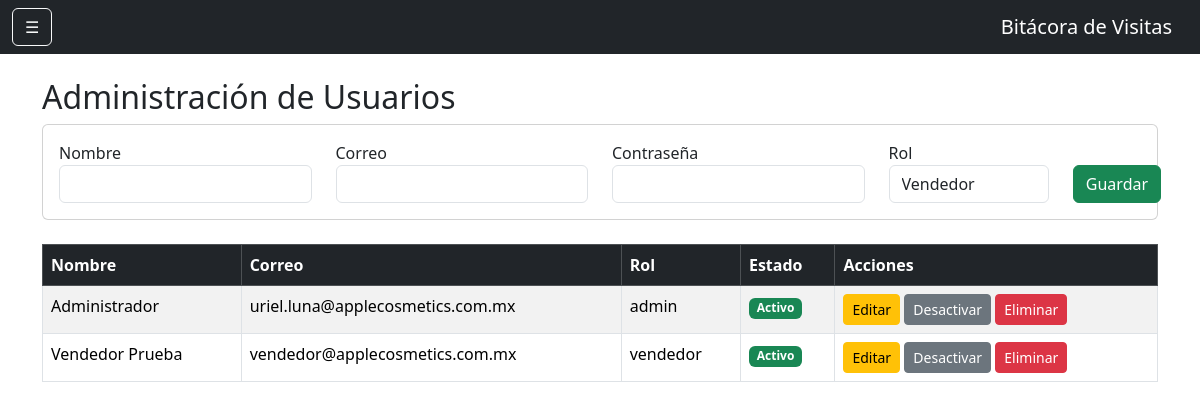
Before: /usuarios (signed in) with the older database file.
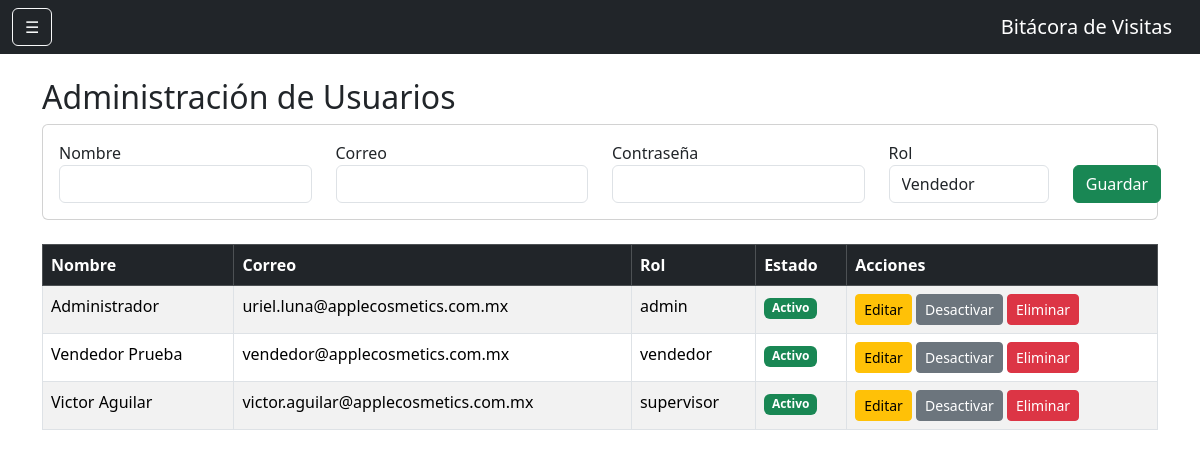
After: the same page with the newer database file.
### models.py (models this page shows)
class Usuario(UserMixin, db.Model):
    __tablename__ = 'usuarios'
    id = db.Column(db.Integer, primary_key=True)
    nombre = db.Column(db.String(100), nullable=False)
    correo = db.Column(db.String(120), unique=True, nullable=False)
    password = db.Column(db.String(255), nullable=False)
    rol = db.Column(db.String(20), default='vendedor')
    activo = db.Column(db.Boolean, default=True)

### app.py (the view, shortened to what this page needs)
@app.route('/usuarios', methods=['GET', 'POST'])
@login_required
def usuarios():
    if current_user.rol != 'admin':
        return "Acceso denegado"
    lista_usuarios = Usuario.query.order_by(
        Usuario.nombre
    ).all()
    return render_template(
        'usuarios.html',
        usuarios=lista_usuarios
    )

### app.py (called while the page is built)
@login_manager.user_loader
def load_user(user_id):
    return Usuario.query.get(int(user_id))

### templates/usuarios.html (shortened to what this page needs)
{% extends 'base.html' %}
{% block contenido %}
<h2>Administración de Usuarios</h2>
<div class="card mb-4">
    <div class="card-body">
        <form method="POST">
            <div class="row">
                <div class="col-md-3">
                    <label>Nombre</label>
                    <input
                        type="text"
                        name="nombre"
                        class="form-control"
                        required>
                </div>
                <div class="col-md-3">
                    <label>Correo</label>
                    <input
                        type="email"
                        name="correo"
                        class="form-control"
                        required>
                </div>
                <div class="col-md-3">
                    <label>Contraseña</label>
                    <input
                        type="password"
                        name="password"
                        class="form-control"
                        required>
                </div>
                <div class="col-md-2">
                    <label>Rol</label>
                    <select
                        name="rol"
                        class="form-control">
                        <option value="vendedor">
                            Vendedor
                        </option>
                    </select>
                </div>
                <div class="col-md-1 d-flex align-items-end">
                    <button
                        type="submit"
                        class="btn btn-success">
                        Guardar
                    </button>
                </div>
            </div>
        </form>
    </div>
</div>
<div class="table-responsive">
    <table class="table table-striped table-bordered">
        <thead class="table-dark">
            <tr>
                <th>Nombre</th>
                <th>Correo</th>
                <th>Rol</th>
                <th>Estado</th>
                <th>Acciones</th>
            </tr>
        </thead>
        <tbody>
            {% for usuario in usuarios %}
            <tr>
                <td>{{ usuario.nombre }}</td>
                <td>{{ usuario.correo }}</td>
                <td>{{ usuario.rol }}</td>
                <td>
                    {% if usuario.activo %}
                        <span class="badge bg-success">
                            Activo
                        </span>
                    {% else %}
                        <span class="badge bg-danger">
                            Inactivo
                        </span>
                    {% endif %}
                </td>
                <td>
                    <a href="{{ url_for('editar_usuario', id=usuario.id) }}"
                       class="btn btn-warning btn-sm">
                        Editar
                    </a>
                    {% if usuario.activo %}
                        <a href="{{ url_for('desactivar_usuario', id=usuario.id) }}"
                           class="btn btn-secondary btn-sm"
                           onclick="return confirm('¿Desea desactivar este usuario?');">
                            Desactivar
                        </a>
                    {% else %}
                        <a href="{{ url_for('reactivar_usuario', id=usuario.id) }}"
                           class="btn btn-success btn-sm"
                           onclick="return confirm('¿Desea reactivar este usuario?');">
                            Reactivar
                        </a>
                    {% endif %}
                    <a href="{{ url_for('eliminar_usuario', id=usuario.id) }}"
                       class="btn btn-danger btn-sm"
                       onclick="return confirm('¿Está seguro de eliminar este usuario definitivamente? Esta acción no se puede deshacer.');">
                        Eliminar
                    </a>
                </td>
            </tr>
            {% endfor %}
        </tbody>
    </table>
</div>
{% endblock %}

### templates/base.html (shortened to what this page needs)
<!DOCTYPE html>
<html lang="es">
<head>
    <link
        href="https://cdn.jsdelivr.net/npm/bootstrap@5.3.3/dist/css/bootstrap.min.css"
        rel="stylesheet">
</head>
<body>
    <nav class="navbar navbar-dark bg-dark">
        <div class="container-fluid">
            <button
                class="btn btn-outline-light"
                type="button"
                data-bs-toggle="offcanvas"
                data-bs-target="#menuLateral">
                ☰
            </button>
            <span class="navbar-brand mb-0 h1">
                Bitácora de Visitas
            </span>
        </div>
    </nav>
    <div class="container mt-4">
        {% block contenido %}
        {% endblock %}
    </div>
</body>
</html>

Changed rows visible on the page:
added Usuario: nombre "Victor Aguilar", correo "victor.aguilar@applecosmetics.com.mx", rol "supervisor", activo "Activo"
